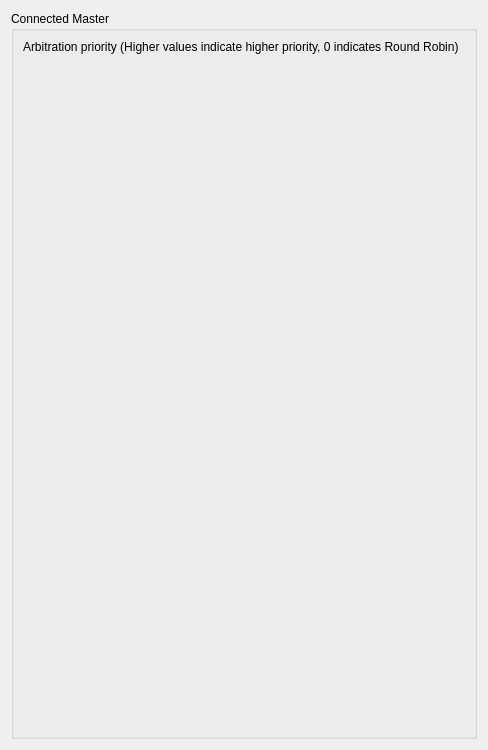
             <widget class="QWidget" name="scrollAreaWidgetContents_12">
              <property name="geometry">
               <rect>
                <x>0</x>
                <y>0</y>
                <width>488</width>
                <height>750</height>
               </rect>
              </property>
              <layout class="QHBoxLayout" name="horizontalLayout_26">
               <item>
                <widget class="QGroupBox" name="groupBox_26">
                 <property name="title">
                  <string>Connected Master</string>
                 </property>
                 <layout class="QVBoxLayout" name="verticalLayout_25">
                  <item>
                   <widget class="QLabel" name="label_14">
                    <property name="text">
                     <string>Arbitration priority (Higher values indicate higher priority, 0 indicates Round Robin)</string>
                    </property>
                   </widget>
                  </item>
                  <item>
                   <widget class="MdtGui::LabeledSpinbox" name="C_M_AXI_ARB_PRIORITY_1">
                    <property name="Hidden">
                     <bool>true</bool>
                    </property>
                   </widget>
                  </item>
                  <item>
                   <widget class="MdtGui::LabeledSpinbox" name="C_M_AXI_ARB_PRIORITY_2">
                    <property name="Hidden">
                     <bool>true</bool>
                    </property>
                   </widget>
                  </item>
                  <item>
                   <widget class="MdtGui::LabeledSpinbox" name="C_M_AXI_ARB_PRIORITY_3">
                    <property name="Hidden">
                     <bool>true</bool>
                    </property>
                   </widget>
                  </item>
                  <item>
                   <widget class="MdtGui::LabeledSpinbox" name="C_M_AXI_ARB_PRIORITY_4">
                    <property name="Hidden">
                     <bool>true</bool>
                    </property>
                   </widget>
                  </item>
                  <item>
                   <widget class="MdtGui::LabeledSpinbox" name="C_M_AXI_ARB_PRIORITY_5">
                    <property name="Hidden">
                     <bool>true</bool>
                    </property>
                   </widget>
                  </item>
                  <item>
                   <widget class="MdtGui::LabeledSpinbox" name="C_M_AXI_ARB_PRIORITY_6">
                    <property name="Hidden">
                     <bool>true</bool>
                    </property>
                   </widget>
                  </item>
                  <item>
                   <widget class="MdtGui::LabeledSpinbox" name="C_M_AXI_ARB_PRIORITY_7">
                    <property name="Hidden">
                     <bool>true</bool>
                    </property>
                   </widget>
                  </item>
                  <item>
                   <widget class="MdtGui::LabeledSpinbox" name="C_M_AXI_ARB_PRIORITY_8">
                    <property name="Hidden">
                     <bool>true</bool>
                    </property>
                   </widget>
                  </item>
                  <item>
                   <widget class="MdtGui::LabeledSpinbox" name="C_M_AXI_ARB_PRIORITY_9">
                    <property name="Hidden">
                     <bool>true</bool>
                    </property>
                   </widget>
                  </item>
                  <item>
                   <widget class="MdtGui::LabeledSpinbox" name="C_M_AXI_ARB_PRIORITY_10">
                    <property name="Hidden">
                     <bool>true</bool>
                    </property>
                   </widget>
                  </item>
                  <item>
                   <widget class="MdtGui::LabeledSpinbox" name="C_M_AXI_ARB_PRIORITY_11">
                    <property name="Hidden">
                     <bool>true</bool>
                    </property>
                   </widget>
                  </item>
                  <item>
                   <widget class="MdtGui::LabeledSpinbox" name="C_M_AXI_ARB_PRIORITY_12">
                    <property name="Hidden">
                     <bool>true</bool>
                    </property>
                   </widget>
                  </item>
                  <item>
                   <widget class="MdtGui::LabeledSpinbox" name="C_M_AXI_ARB_PRIORITY_13">
                    <property name="Hidden">
                     <bool>true</bool>
                    </property>
                   </widget>
                  </item>
                  <item>
                   <widget class="MdtGui::LabeledSpinbox" name="C_M_AXI_ARB_PRIORITY_14">
                    <property name="Hidden">
                     <bool>true</bool>
                    </property>
                   </widget>
                  </item>
                  <item>
                   <widget class="MdtGui::LabeledSpinbox" name="C_M_AXI_ARB_PRIORITY_15">
                    <property name="Hidden">
                     <bool>true</bool>
                    </property>
                   </widget>
                  </item>
                  <item>
                   <widget class="MdtGui::LabeledSpinbox" name="C_M_AXI_ARB_PRIORITY_16">
                    <property name="Hidden">
                     <bool>true</bool>
                    </property>
                   </widget>
                  </item>
                  <item>
                   <spacer name="verticalSpacer_22">
                    <property name="orientation">
                     <enum>Qt::Vertical</enum>
                    </property>
                    <property name="sizeHint" stdset="0">
                     <size>
                      <width>20</width>
                      <height>40</height>
                     </size>
                    </property>
                   </spacer>
                  </item>
                 </layout>
                </widget>
               </item>
              </layout>
             </widget>
